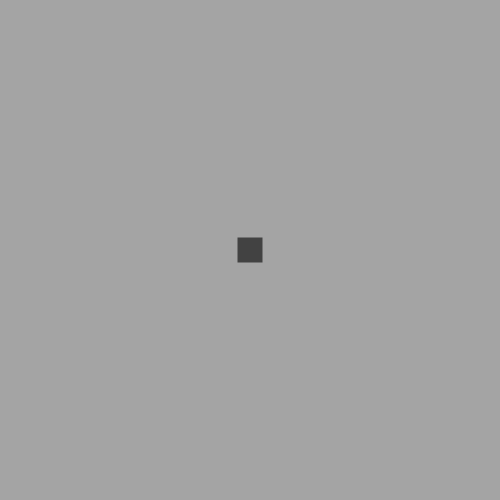
Frame 1 (no input)
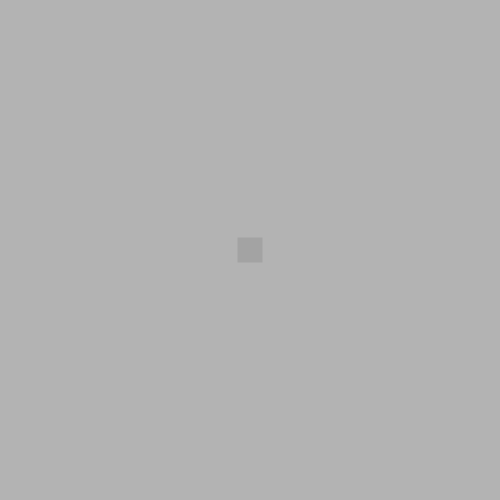
Frame 60 (the mouse pressed at the canvas centre just before this capture)
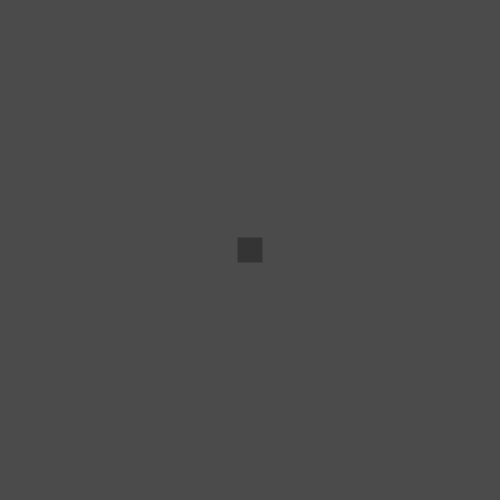
Frame 120 (the mouse held since frame 60 and released just before this capture)

The Processing sketch that drew these frames (run headless with seeded random() and noise(); from frame 60 on, the mouse is pressed at the canvas centre):

// Processing sketch: processing_62421
// ── processing_62421.pde

// Lab 4, Question 01
// Name: Jordan Michnoff
// Time to Complete: 45 minutes

float g1,g2;
float x, y, dx, dy;
float rectangle = 25;
float space = 100;

float distance(float x1, float y1, float x2, float y2){
  dx=x2-x1;
  dy=y2-y1;
  return sqrt((dx*dx)+(dy*dy));
}

void setup(){
  size(500,500);
  smooth();
  noStroke();
  rectMode(CENTER);
  
  x=width/2;
  y=height/2;
}

void draw(){
  g1 = random(0,255);
  g2 = random(0,255);
  background(g1);
  fill(g2);
  
  rect(x,y,rectangle,rectangle); // Creates rectangle
  
  // The following 4 "if" statements control the movement of the
  // square in relationship to the coordinates of the mouse.
  
  if (distance(x,y,mouseX,mouseY)<space && mouseY<y+rectangle){
    y+=20;
  }
  if (distance(x,y,mouseX,mouseY)<space && mouseY>y-rectangle){
    y-=20;
  }
  if (distance(x,y,mouseX,mouseY)<space && mouseX<x+rectangle){
    x+=20;
  }
  if (distance(x,y,mouseX,mouseY)<space && mouseX>x-rectangle){
    x-=20;
  }
  
  // The following 4 "if" statements keep the rectangle from leaving
  // the canvas of the sketch.

  if (y > height){
    y-=250;
  }
  if (y < 0){
    y+=250;
  }
  if (x > width){
    x-=250;
  }
  if (x < 0){
    x+=250;
  }
}
